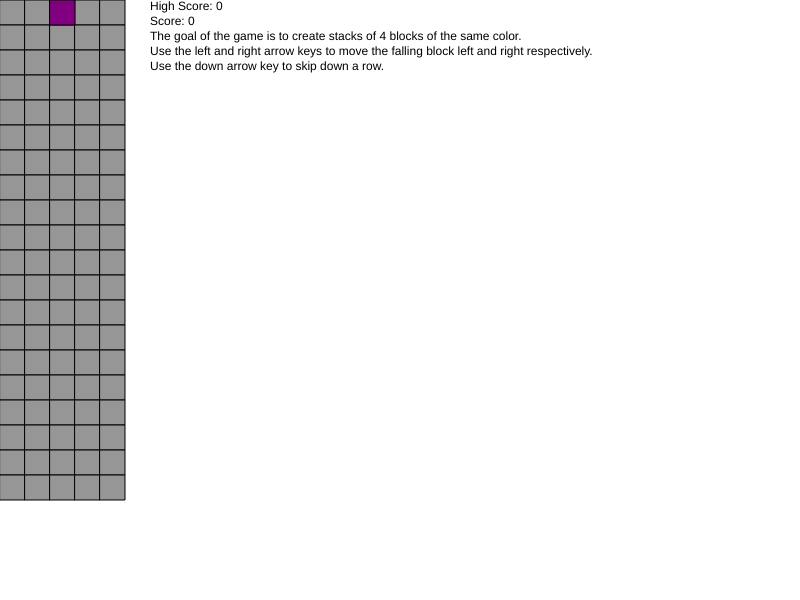
Frame 1 (no input)
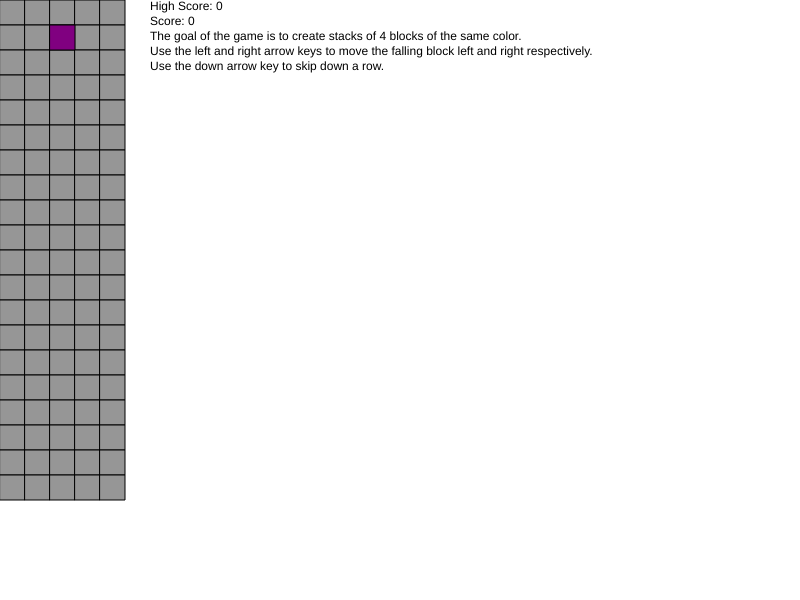
Frame 60 (no input)
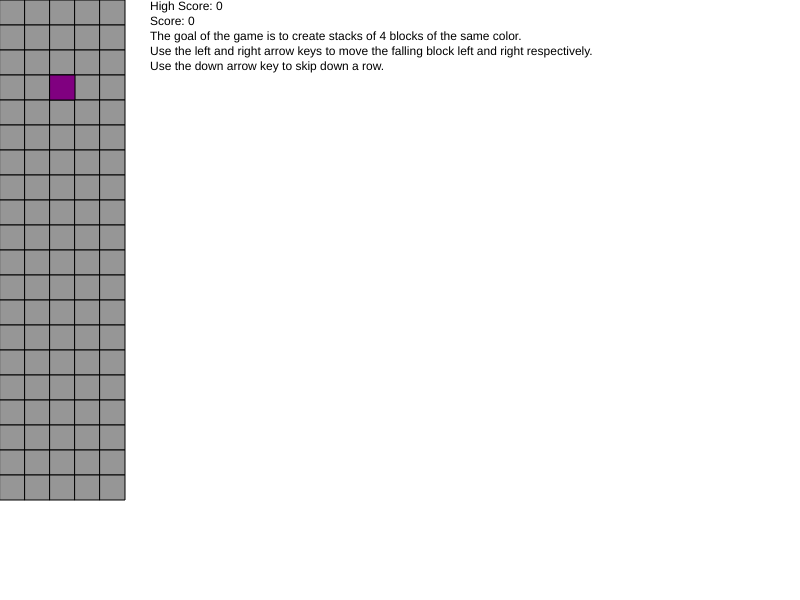
Frame 120 (the mouse pressed at the canvas centre since frame 60)

The p5.js sketch that drew these frames (run headless with seeded random() and noise() and a simulated clock; from frame 60 on, the mouse is pressed at the canvas centre):

// p5.js sketch
// ── sketch.js
/*
Alex Pohorecky
April 17, 2018

Connect Fourtris

The goal of the game is to create stacks of 4 blocks of the same color.
Use the left and right arrow keys to move the falling block left and right respectively.
Use the down arrow key to skip down a row.
When you stack 4 identical blocks successfully, they disappear and drop down every other block in the column.
Each time a stack is cleared, you gain 1 point and the speed at which the blocks fall increases.
Once the blocks reach the top of the arena, the arena clears, the speed resets, and your points are set to 0.

Sorry for the checkArena function being so bad. I had a lot of trouble with it, and when I found something that worked I kinda just stuck with it.

*/
let startPosition = {
  x: 2,
  y: 0,
}
let player = {
  x: startPosition.x,
  y: startPosition.y,
  value: 1,

}

let arena;
let arenaWidth = 5;
let arenaHeight = 20;

let monimoSize = 25;

let hangTime = 500;
let score = 0;
let highScore = 0;

let time = 0;
let deltaTime;


function setup(){
  createCanvas(displayWidth, displayHeight);
  document.documentElement.style.overflow = 'hidden';

  arena = create2DArray(arenaWidth, arenaHeight);
  spawnPlayer();

}

function draw(){
  background(255)
  fill(0);
  text("High Score: " + highScore, 150, 10);
  text("Score: " + score, 150, 25);
  text("The goal of the game is to create stacks of 4 blocks of the same color.\nUse the left and right arrow keys to move the falling block left and right respectively.\nUse the down arrow key to skip down a row.", 150, 40)
  showArena();
  showPlayer();
  deltaTime = millis();
  if (deltaTime - time >= hangTime){
    dropPlayer();
    time = deltaTime;
  }

}

function keyPressed(){
  if (keyCode === 37){
    player.x--;
    if (player.x < 0){
      player.x = 0;
    }
    if (arena[player.x][player.y] > 0){
      player.x++;
    }

  }
  if (keyCode === 39){
    player.x++;
    if (player.x >= arenaWidth){
      player.x = arenaWidth - 1;
    }
    if (arena[player.x][player.y] > 0){
      player.x--;
    }
  }
  if (keyCode === 40){
    dropPlayer();
  }
}

function create2DArray(gridWidth, gridHeight){
  let grid = Array(gridWidth);
  for (let i = 0; i < gridWidth; i++){
    grid[i] = Array(gridHeight);
    grid[i].fill(0);
  }

  return grid;
}

function spawnPlayer(){
  player.x = startPosition.x;
  player.y = startPosition.y;
  player.value = ceil(random(0,7));
  if (arena[player.x][player.y] != 0){
    arena = create2DArray(arenaWidth, arenaHeight);
    if (score > highScore){
      highScore = score;
    }
    score = 0;
    hangTime = 500;
  }
}

function showPlayer(){
  fillMonimo(player.value);
  rect(player.x * monimoSize, player.y * monimoSize, monimoSize, monimoSize);
}

function dropPlayer(){
  player.y++;
  if (player.y === arenaHeight){
    placePiece(arena, player);
    spawnPlayer();
  }
  if (arena[player.x][player.y] > 0){
      placePiece(arena, player);
      spawnPlayer();
  }

}

function placePiece(arena, player){
  arena[player.x][player.y-1] = player.value;
  checkArena();

}

function showArena(){
  for (let i = 0; i < arenaWidth; i++){
    for (let j = 0; j < arenaHeight; j++){
      fillMonimo(arena[i][j]);
      rect(i * monimoSize, j * monimoSize, monimoSize, monimoSize);
    }
  }
}

function checkArena(){
  for (let i = 0; i < arenaWidth; i++){
    for (let j = 0; j < arenaHeight; j++){
      let pieceValue = arena[i][j];
      if(pieceValue > 0){
        if(arena[i][j-1] === pieceValue){
          if(arena[i][j-2] === pieceValue){
            if(arena[i][j-3] === pieceValue){
              arena[i].splice(j-3, 4);
              arena[i].unshift(0,0,0,0);
              hangTime *= 0.95;
              score+=1;
            }
          }
        }
      }
    }
  }
}


function existInArray(item, array){
  for(let i = 0; i < array.length; i++){
    if (array[i] === item){
      return true;
    }
  }
  return false;
}


function fillMonimo(value){
  colorChoice = [150, "Red", "Green", "Blue", "Yellow", "Orange", "Purple", "Pink"];
  fill(colorChoice[value]);
}
